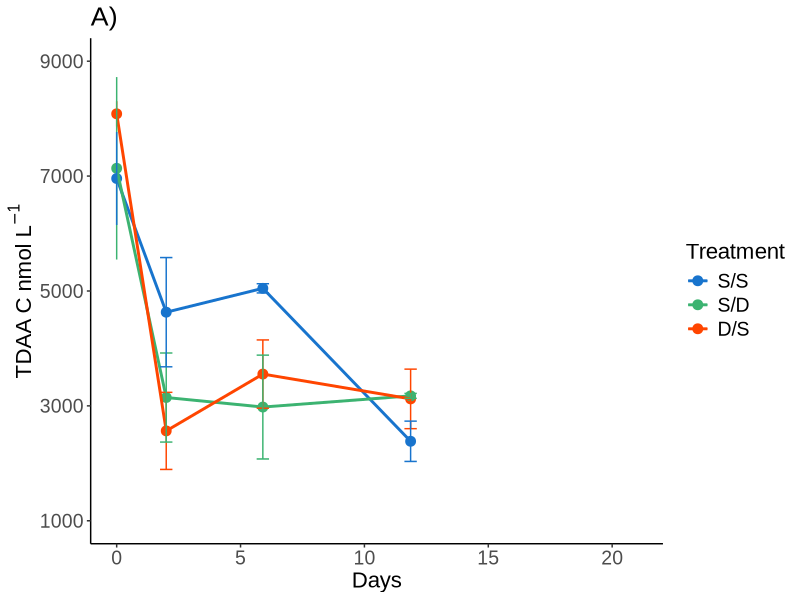
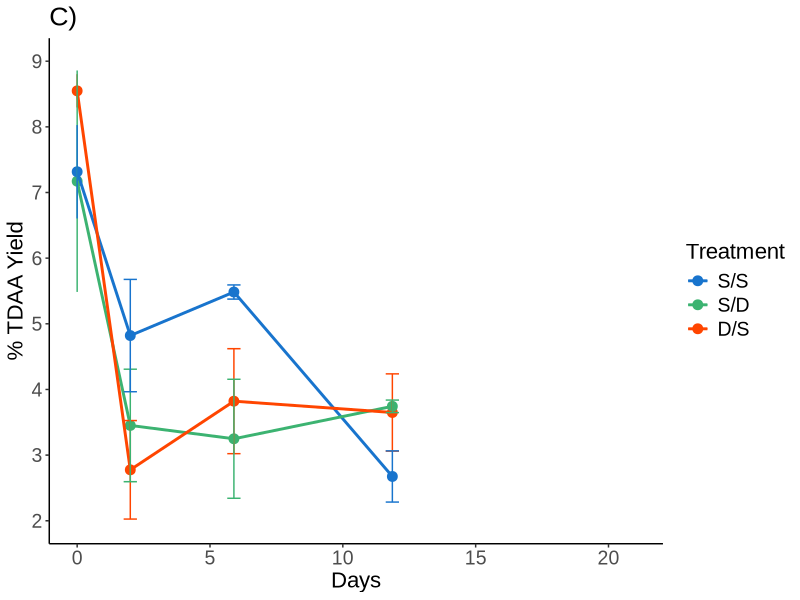
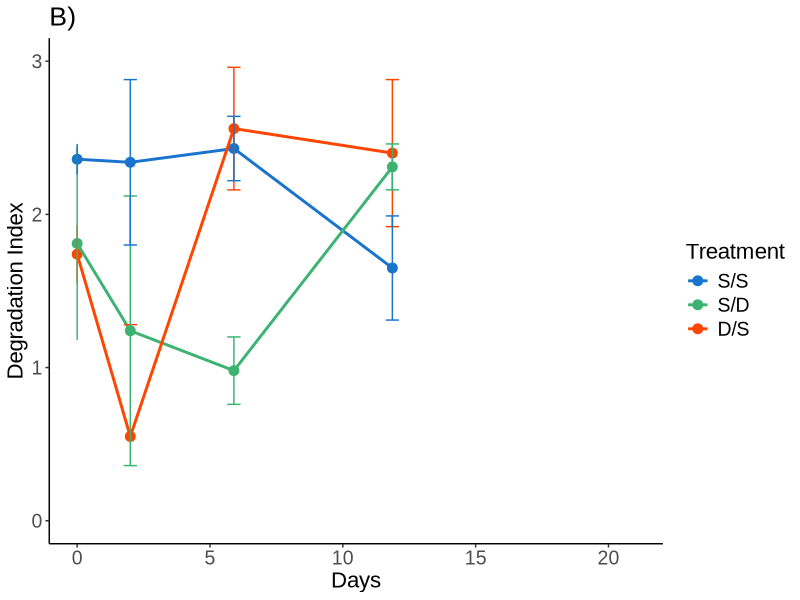
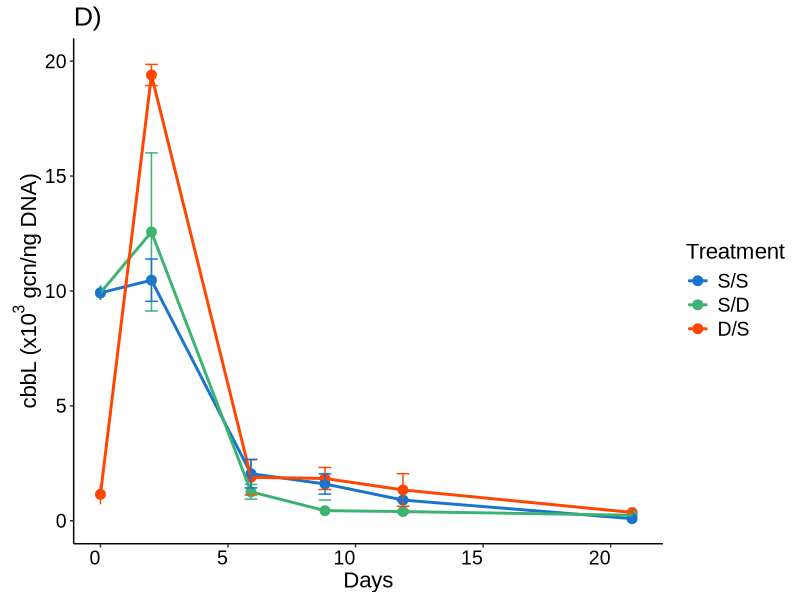
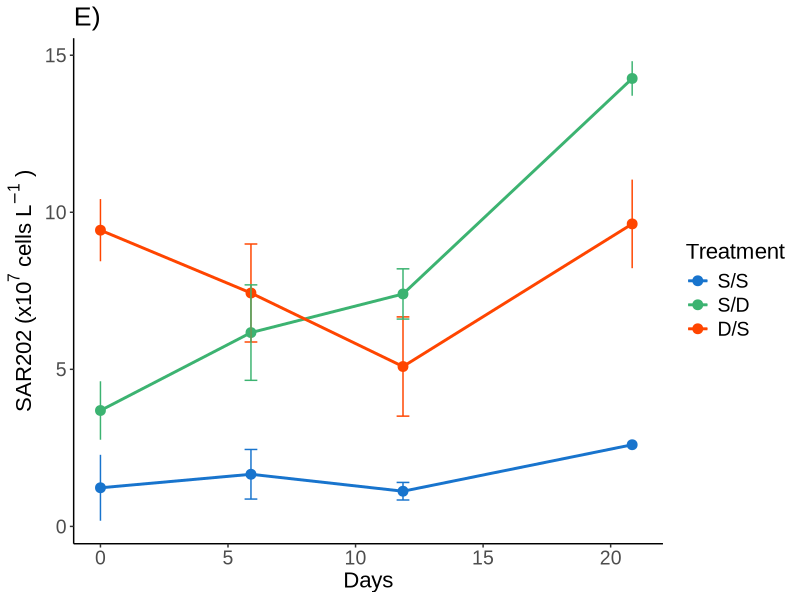
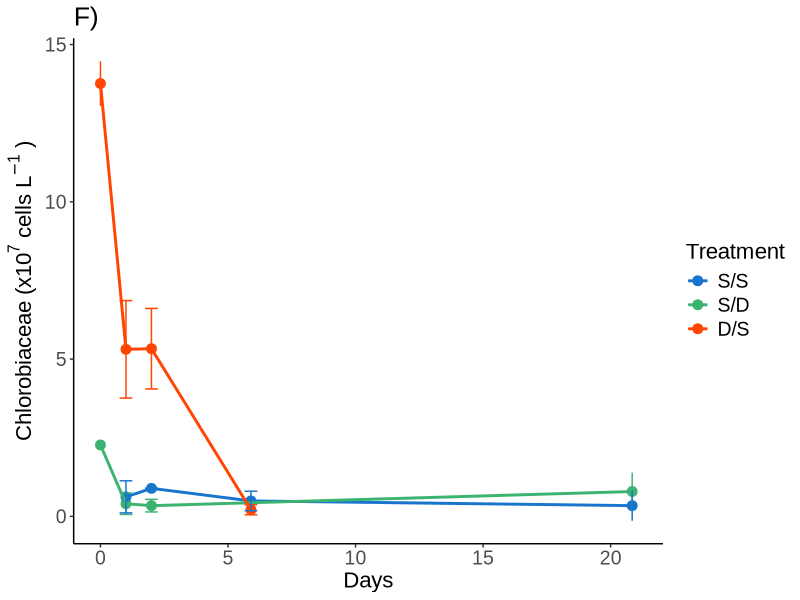
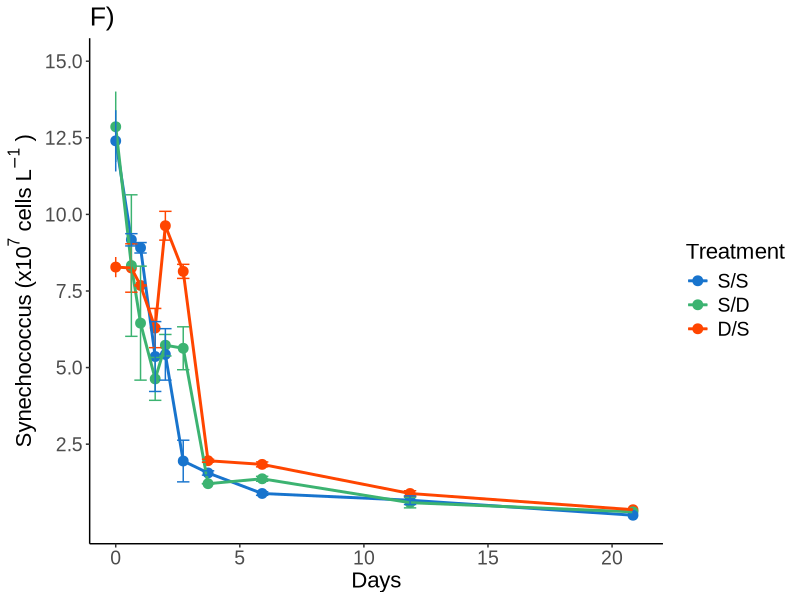
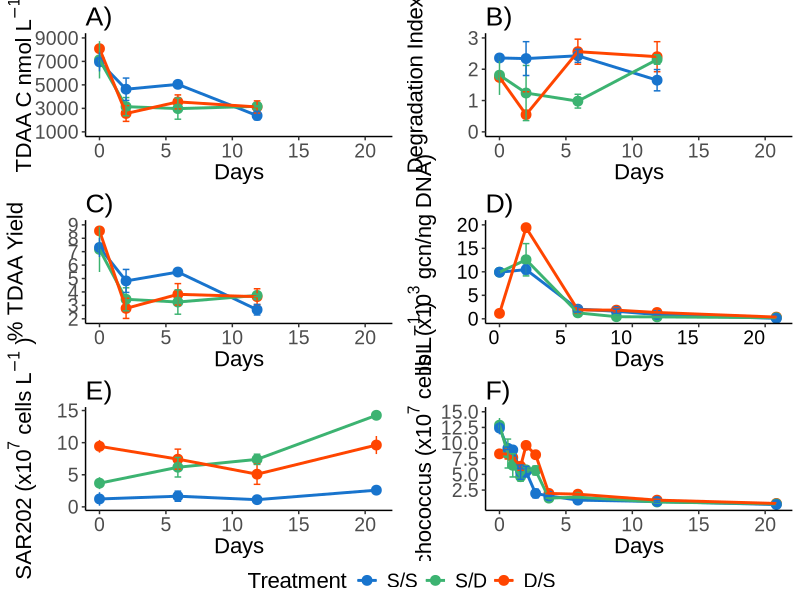

These charts were generated, in order, by the following R code:
## Code writen in 2023 by Rachel Parsons with assistance from Simon Biggs

library(tidyverse)
library(ggplot2)
library(ggtext)
library(gridExtra)

library("ggpubr")  ### use this for arranging multiple ggplots over multiple pages 
## library("here")  ## to allow you to designate file directory when saving images... see end of script.

#setwd("/Users/rachelbiggs/Library/CloudStorage/Dropbox/DH DOM Manuscript/Manuscript 1623/DH36 R Plots/Line Graphs")

line <- read.csv(file = "Line2.csv", header = TRUE)

line <- line %>%
  arrange(Treatment) %>%
  mutate(Treatment = factor(Treatment, levels = c("S/S", 
                                                  "S/D",
                                                  "D/S")))

tdaa_c.graph <- ggplot(line, aes(x=Day, y=TDAA_C))  +
  geom_point(aes(colour=Treatment), size=3) +
  geom_line(data=line[!is.na(line$TDAA_C),],aes(colour=Treatment), linewidth=1) +
  geom_errorbar(aes(ymin=TDAA_C-TDAA_C_SD, ymax=TDAA_C+TDAA_C_SD, colour=Treatment), width=0.5) +
  labs(x="Days", y=expression("TDAA C nmol L"^-1), colour = "Treatment") +
  ggtitle("A)") +
  theme_classic() +
  scale_color_manual(values=c("dodgerblue3", "mediumseagreen", "orangered")) +
  scale_x_continuous(limits = c(0, 21)) +
  scale_y_continuous(limits = c(1000, 9000),breaks = c(1000,3000,5000,7000, 9000)) +
  theme(title = element_text(size=16, family="Arial"),
        axis.title = element_text(size=16, family="Arial"),
        axis.text = element_text(size=14, family="Arial"),
        legend.title=element_text(size=16, family="Arial"),  
        legend.text = element_text(size=14, family="Arial"))
tdaa_c.graph

yield.graph <- ggplot(line, aes(x=Day, y=Yield))  +
  geom_point(aes(colour=Treatment), size=3) +
  geom_line(data=line[!is.na(line$Yield),],aes(colour=Treatment), linewidth=1) +
  geom_errorbar(aes(ymin=Yield-Yield_SD, ymax=Yield+Yield_SD, colour=Treatment), width=0.5) +
  labs(x="Days", y="% TDAA Yield", colour = "Treatment") +
  ggtitle("C)") +
  theme_classic() +
  scale_color_manual(values=c("dodgerblue3", "mediumseagreen", "orangered")) +
  scale_x_continuous(limits = c(0, 21)) +
  scale_y_continuous(limits = c(2, 9), breaks = c(2,3,4,5,6,7,8,9)) +
  theme(title = element_text(size=16, family="Arial"),
        axis.title = element_text(size=16, family="Arial"),
        axis.text = element_text(size=14, family="Arial"),
        legend.title=element_text(size=16, family="Arial"),  
        legend.text = element_text(size=14, family="Arial"))
yield.graph

di.graph <- ggplot(line, aes(x=Day, y=DI))  +
  geom_point(aes(colour=Treatment), size=3) +
  geom_line(data=line[!is.na(line$DI),],aes(colour=Treatment), linewidth=1) +
  geom_errorbar(aes(ymin=DI-DI_SD, ymax=DI+DI_SD, colour=Treatment), width=0.5) +
  labs(x="Days", y="Degradation Index", colour = "Treatment") +
  ggtitle("B)") +
  theme_classic() +
  scale_color_manual(values=c("dodgerblue3", "mediumseagreen", "orangered")) +
  scale_x_continuous(limits = c(0, 21)) +
  scale_y_continuous(limits = c(0, 3), breaks = c(0,1,2,3)) +
  theme(title = element_text(size=16, family="Arial"),
        axis.title = element_text(size=16, family="Arial"),
        axis.text = element_text(size=14, family="Arial"),
        legend.title=element_text(size=16, family="Arial"),  
        legend.text = element_text(size=14, family="Arial"))
di.graph


gene <- read.csv(file = "Gene.csv", header = TRUE)

gene <- gene %>%
  arrange(Treatment) %>%
  mutate(Treatment = factor(Treatment, levels = c("S/S", 
                                                  "S/D",
                                                  "D/S")))

library(scales)

cbbL.graph <- ggplot(gene, aes(x=Day,y=cbbl))  +
  geom_point(aes(colour=Treatment), size=3) +
  geom_line(data=gene[!is.na(gene$cbbl),],aes(colour=Treatment), linewidth=1) +
  geom_errorbar(aes(ymin=cbbl-cbbl_SD, ymax=cbbl+cbbl_SD, colour=Treatment), width=0.5) +
  labs(x="Days", y=expression("cbbL (x10"^3 ~"gcn/ng DNA)"), colour = "Treatment") +
  ggtitle("D)") +
  theme_classic() +
  scale_colour_manual(values=c("dodgerblue3", "mediumseagreen", "orangered")) +
  scale_y_continuous(limits = c(0, 20)) +
  scale_x_continuous(limits = c(0, 21)) +
  theme(title = element_text(size=16, family="Arial"),
        axis.title.y = element_text(size=16, family="Arial", vjust = 0),
        axis.text.x = element_text(color = "black", family="Arial", size = 14, angle = 0, hjust = 1, vjust = 1),
        axis.text.y = element_text(color = "black", family="Arial", size = 14),
        legend.title=element_text(size=16, family="Arial"),  
        legend.text = element_text(size=14, family="Arial"))
cbbL.graph

lineage <- read.csv(file = "Lineage.csv", header = TRUE)

lineage <- lineage %>%
  arrange(Treatment) %>%
  mutate(Treatment = factor(Treatment, levels = c("S/S", 
                                                  "S/D",
                                                  "D/S")))

sar202.graph <- ggplot(lineage, aes(x=Day, y=SAR202))  +
  geom_point(aes(colour=Treatment), size=3) +
  geom_line(data=lineage[!is.na(lineage$SAR202),],aes(colour=Treatment), linewidth=1) +
  geom_errorbar(aes(ymin=SAR202-SAR202_SD, ymax=SAR202+SAR202_SD, colour=Treatment), width=0.5) +
  guides(size=FALSE) +
  labs(x="Days", y=expression("SAR202 (x10" ^7 ~ "cells L"^-1~")"), colour = "Treatment") + # use expression() function, have to kept blocks of text in "" then ^ to start superscript and ~ to stop
  # labs(x="Days", y=expression("Prokaryotes (x10" [9] ~ "cells L"[-1] ~")"), colour = "Treatment")) ### the [] would produce a subscript
  ggtitle("E)") +
  theme_classic() +
  scale_color_manual(values=c("dodgerblue3", "mediumseagreen", "orangered")) +
  scale_x_continuous(limits = c(0, 21)) +
  theme(title = element_text(size=16, family="Arial"),
        axis.title = element_text(size=16, family="Arial"),
        axis.text = element_text(size=14, family="Arial"),
        legend.title=element_text(size=16, family="Arial"),  
        legend.text = element_text(size=14, family="Arial"))
sar202.graph

chlorobi.graph <- ggplot(lineage, aes(x=Day, y=Chlorobi))  +
  geom_point(aes(colour=Treatment), size=3) +
  geom_line(data=lineage[!is.na(lineage$Chlorobi),],aes(colour=Treatment), linewidth=1) +
  geom_errorbar(aes(ymin=Chlorobi-Chlorobi_SD, ymax=Chlorobi+Chlorobi_SD, colour=Treatment), width=0.5) +
  guides(size=FALSE) +
  labs(x="Days", y=expression("Chlorobiaceae (x10" ^7 ~ "cells L"^-1~")"), colour = "Treatment") + # use expression() function, have to kept blocks of text in "" then ^ to start superscript and ~ to stop
  # labs(x="Days", y=expression("Prokaryotes (x10" [9] ~ "cells L"[-1] ~")"), colour = "Treatment")) ### the [] would produce a subscript
  ggtitle("F)") +
  theme_classic() +
  scale_color_manual(values=c("dodgerblue3", "mediumseagreen", "orangered")) +
  scale_x_continuous(limits = c(0, 21)) +
  theme(title = element_text(size=16, family="Arial"),
        axis.title = element_text(size=16, family="Arial"),
        axis.text = element_text(size=14, family="Arial"),
        legend.title=element_text(size=16, family="Arial"),  
        legend.text = element_text(size=14, family="Arial"))
chlorobi.graph

ggsave("Chlorobi.png", plot = chlorobi.graph, width = 6, height = 4, dpi = 300, units = "in")


syn.graph <- ggplot(lineage, aes(x=Day, y=Syn))  +
  geom_point(aes(colour=Treatment), size=3) +
  geom_line(data=lineage[!is.na(lineage$Syn),],aes(colour=Treatment), linewidth=1) +
  geom_errorbar(aes(ymin=Syn-Syn_SD, ymax=Syn+Syn_SD, colour=Treatment), width=0.5) +
  guides(size=FALSE) +
  labs(x="Days", y=expression("Synechococcus (x10" ^7 ~ "cells L"^-1~")"), colour = "Treatment") + # use expression() function, have to kept blocks of text in "" then ^ to start superscript and ~ to stop
  # labs(x="Days", y=expression("Prokaryotes (x10" [9] ~ "cells L"[-1] ~")"), colour = "Treatment")) ### the [] would produce a subscript
  ggtitle("F)") +
  theme_classic() +
  scale_color_manual(values=c("dodgerblue3", "mediumseagreen", "orangered")) +
  scale_x_continuous(limits = c(0, 21)) +
  scale_y_continuous(limits = c(0, 15), breaks = c(2.5,5,7.5,10,12.5,15)) +
  theme(title = element_text(size=16, family="Arial"),
        axis.title = element_text(size=16, family="Arial"),
        axis.text = element_text(size=14, family="Arial"),
        legend.title=element_text(size=16, family="Arial"),  
        legend.text = element_text(size=14, family="Arial"))
syn.graph

## can summarise plots using common legend using ggarrange in ggpubr package

figure3 <- ggarrange(tdaa_c.graph, di.graph, yield.graph, cbbL.graph, sar202.graph, syn.graph, ncol = 2, nrow = 3,
                      common.legend = TRUE, legend = "bottom",
                      align = "hv")
figure3

# then save using ggsave, can specific size and resolution

ggsave("Figure3new.png", plot = figure3, width = 8, height = 10, dpi = 300, units = "in")

